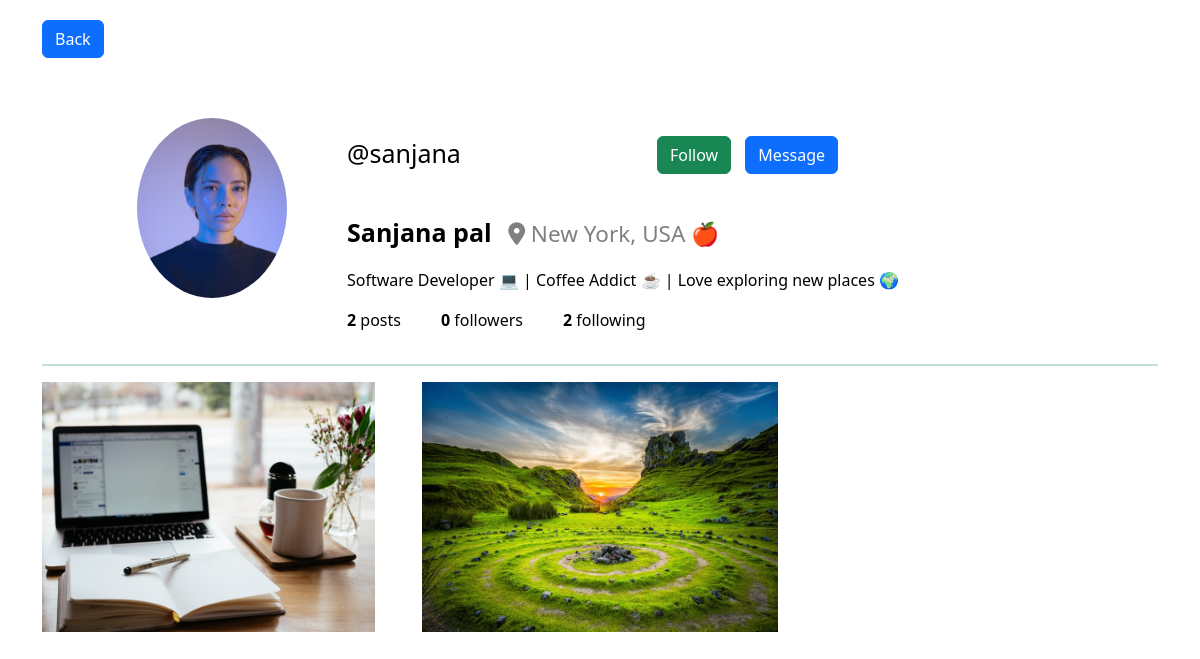
The page /1/profile/ on the database its author committed.
### base/models.py (models this page shows, shortened)
class Profile(models.Model):
    user=models.OneToOneField(User,null=True,on_delete=models.CASCADE)
    description = models.TextField(blank=True)
    fname = models.TextField(blank=True)
    lname = models.TextField(blank=True)
    username=models.TextField(blank=True)
    location = models.CharField(max_length=100, blank=True)
    profileimg = models.ImageField(upload_to='profile_images', default='blank-profile-picture.png')
    def __str__(self):
        return(str(self.user))

class Post(models.Model):
    title=models.CharField(max_length=255)
    image=models.ImageField(null=True,blank=True,upload_to="images/")
    title_tag=models.CharField(max_length=255,default="")
    author=models.ForeignKey(Profile,on_delete=models.CASCADE)
    caption=RichTextField(blank=True,null=True)
    post_date=models.DateField(auto_now_add=True)
    location=models.CharField(max_length=255,default="")
    no_of_likes=models.IntegerField(default=0)

### base/views.py (the view)
# urls.py: path('<int:pk>/profile/',ShowProfilePageView.as_view(),name='show_profile_page'),
class ShowProfilePageView(DetailView):
    model = Profile
    template_name = 'base/Otherprofile.html'
    def get_context_data(self,*args,**kwargs):
        context=super(ShowProfilePageView,self).get_context_data(*args,**kwargs)
        page_user=get_object_or_404(Profile,id=self.kwargs['pk'])
        logged_in_user_posts = Post.objects.filter(author=page_user)
        if FollowersCount.objects.filter(user=page_user).first():
            button_text='UnFollow'
        else:
            button_text='Follow'
        user_followers=len(FollowersCount.objects.filter(user=page_user))
        user_following=len(FollowersCount.objects.filter(follower=page_user))
        num_posts=len(logged_in_user_posts)
        context["page_user"]=page_user
        context['logged_in_user_posts']=logged_in_user_posts
        context['num_posts']=num_posts
        context['button_text']=button_text
        context['user_followers']=user_followers
        context['user_following']=user_following
        return context

### base/templates/base/Otherprofile.html (shortened to what this page needs)
{% extends 'main.html' %}
{% load static %}
{% block styles %}
<link rel="stylesheet" href="{% static 'styles/otherprofile.css' %}" />
{% endblock %}
{% block content %}
<div class="container" style="margin-top:20px;">
    <a href="javascript:history.back()" class="btn btn-primary" style="margin-bottom: 20px;"> Back</a>
    <div class="row m-b-r m-t-3"  style="margin-top:40px;">
        <div class="col-md-2 offset-md-1">
            <img src="{{ page_user.profileimg.url }}" alt="profileimg" class="img-circle rounded-circle img-fluid" style="height: 180px; width: 150px;">
        </div>
        <div class="col-md-9 p-t-2"  style="margin-top:20px;">
            <h2 class="h2-responsive" style="color: black;">@{{page_user.username}} </h2>
            <form action="/follow" method="POST">
            {% if page_user.id != request.user.id %}
            <button type="submit" class="btn btn-success follow-btn" style="position: relative;left: 300px; bottom: 40px;">{{button_text}}</button>
            <a href="{% url 'chat_thread' page_user.username %}" class="btn btn-primary" style="position: relative;left: 310px; bottom: 40px;">Message</a>
            {% endif %}
            <p class="profile-name" style="color: black; font-weight: bold;">
                {{page_user.fname}} {{page_user.lname}}
                {% if page_user.location %}
                <span style="margin-left: 10px; font-weight: normal; color: gray; font-size: 0.9em;"><i class="fa-solid fa-location-dot"></i> {{ page_user.location }}</span>
                {% endif %}
            </p>
            <p style="position: relative;left: 20px; color: black;">{{page_user.description|linebreaksbr}}</p>
            <ul class="flex-menu" style="color: black;">
                <li><strong style="color: black;">{{num_posts}}</strong> posts</li>
                <li><strong style="color: black;">{{user_followers}}</strong> followers</li>
                <li><strong style="color: black;">{{user_following}}</strong> following</li>
            </ul>
           </form>
        </div>
    </div>
    <hr class="border border-1 border-success">
    <div class="row">
        {% for post in logged_in_user_posts %}
        <div class="col-sm-12 col-md-6 col-lg-4">
            <div class="view overlay hm-black-light m-b-2">
                <a href="{{post.image.url}}">
                <img src="{{post.image.url}}" class="img-fluid cursor-pointer" alt="" style="height: 250px;">
                </a>
            </div>
        </div>
        {% endfor %}
    </div>
</div>
{% endblock %}

### templates/main.html (shortened to what this page needs)
<!doctype html>
{% load static %}
<html lang="en">
  <head>
    <link rel="stylesheet" href="https://cdnjs.cloudflare.com/ajax/libs/font-awesome/6.2.0/css/all.min.css" />
   <link rel="stylesheet" href="https://unicons.iconscout.com/release/v2.1.6/css/unicons.css">
    {% block styles %} {% endblock %}
    <link rel="stylesheet" href="{% static 'styles/style.css' %}" />
    <link href="https://cdn.jsdelivr.net/npm/bootstrap@5.2.1/dist/css/bootstrap.min.css" rel="stylesheet">
  </head>
  <body>
    {% block content %}
    {% endblock %}
  </body>
</html>

### static/styles/Otherprofile.css (style rules this page uses)
body { background:#eee; }
html, body, .view { height:100%; }
.flex-menu { display:flex; cursor: pointer; }
.flex-menu li:not(:last-child) { margin-right:40px; }
.profile-name { font-weight:500; font-size: 25px; color: #212121; padding-left: 20px; }
.h2-responsive { font-weight:400; font-size: 25px; color: #212121; padding-left: 20px; }
.flex-menu { list-style:none; position: relative; right:12px; }
.follow-btn { margin-left: 30px; }

### rows shown on the page
Profile: profileimg (picture), username "sanjana", fname "Sanjana", lname "pal", location "New York, USA 🍎", description "Software Developer 💻 | Coffee Addict ☕ | Love exploring new places 🌍"
Post: image (picture)
Post: image (picture)

### other values the page prints
{{ button_text }} "Follow"
{{ num_posts }} "2"
{{ user_followers }} "0"
{{ user_following }} "2"
